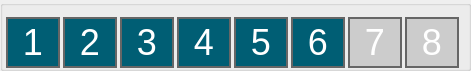
                     <widget class="QGroupBox" name="groupBox_12">
                      <property name="geometry">
                       <rect>
                        <x>450</x>
                        <y>170</y>
                        <width>471</width>
                        <height>71</height>
                       </rect>
                      </property>
                      <property name="styleSheet">
                       <string notr="true"> QPushButton {
     border: 2px solid #666666;
     border-radius: 27px;
	 font-size: 36px;
     font-family: &quot;Arial&quot;;
     max-width:50px;
     max-height:50px;
     background-color:#005E74;
     color:#FFFFFF;

}


 QPushButton:pressed {
     background-color: qlineargradient(x1: 0, y1: 0, x2: 0, y2: 1,
                                       stop: 0 #f6f7fa, stop: 1 #f6ffFF);
 }


QPushButton:checked{ 
     background-color: #00C5F2; 
    color: #85CD83;
     image: url(:/icons/droplet.png);
 font-size: 5px;
}


QPushButton:disabled{ background-color: #CCCCCC; }

 QPushButton:flat {
     border: none; /* no border for a flat push button */
 }

 QPushButton:default {
     border-color: navy; /* make the default button prominent */
 }</string>
                      </property>
                      <property name="title">
                       <string/>
                      </property>
                      <layout class="QHBoxLayout" name="horizontalLayout_2">
                       <property name="spacing">
                        <number>0</number>
                       </property>
                       <property name="leftMargin">
                        <number>0</number>
                       </property>
                       <property name="rightMargin">
                        <number>0</number>
                       </property>
                       <property name="bottomMargin">
                        <number>0</number>
                       </property>
                       <item>
                        <widget class="QPushButton" name="pushButton_solution1">
                         <property name="sizePolicy">
                          <sizepolicy hsizetype="Expanding" vsizetype="Expanding">
                           <horstretch>0</horstretch>
                           <verstretch>0</verstretch>
                          </sizepolicy>
                         </property>
                         <property name="maximumSize">
                          <size>
                           <width>54</width>
                           <height>54</height>
                          </size>
                         </property>
                         <property name="toolTip">
                          <string>&lt;html&gt;&lt;head/&gt;&lt;body&gt;&lt;p&gt;&lt;span style=&quot; font-size:10pt;&quot;&gt;Start the flow of solution, press again to stop.&lt;/span&gt;&lt;/p&gt;&lt;/body&gt;&lt;/html&gt;</string>
                         </property>
                         <property name="whatsThis">
                          <string>&lt;html&gt;&lt;head/&gt;&lt;body&gt;&lt;p&gt;Pump solution 1&lt;br/&gt;&lt;br/&gt;The solutions in the well 1 will be released &lt;br/&gt;for the &lt;span style=&quot; font-style:italic;&quot;&gt;t&lt;/span&gt; seconds, expressed in the field delivery time. &lt;/p&gt;&lt;p&gt;Push again to stop the flow.&lt;/p&gt;&lt;/body&gt;&lt;/html&gt;</string>
                         </property>
                         <property name="styleSheet">
                          <string notr="true"/>
                         </property>
                         <property name="text">
                          <string>1</string>
                         </property>
                         <property name="iconSize">
                          <size>
                           <width>50</width>
                           <height>50</height>
                          </size>
                         </property>
                         <property name="checkable">
                          <bool>true</bool>
                         </property>
                         <property name="flat">
                          <bool>false</bool>
                         </property>
                        </widget>
                       </item>
                       <item>
                        <widget class="QPushButton" name="pushButton_solution2">
                         <property name="sizePolicy">
                          <sizepolicy hsizetype="Expanding" vsizetype="Expanding">
                           <horstretch>0</horstretch>
                           <verstretch>0</verstretch>
                          </sizepolicy>
                         </property>
                         <property name="maximumSize">
                          <size>
                           <width>54</width>
                           <height>54</height>
                          </size>
                         </property>
                         <property name="toolTip">
                          <string>&lt;html&gt;&lt;head/&gt;&lt;body&gt;&lt;p&gt;&lt;span style=&quot; font-size:10pt;&quot;&gt;Start the flow of solution, press again to stop.&lt;/span&gt;&lt;/p&gt;&lt;/body&gt;&lt;/html&gt;</string>
                         </property>
                         <property name="whatsThis">
                          <string>&lt;html&gt;&lt;head/&gt;&lt;body&gt;&lt;p&gt;Pump solution 2&lt;br/&gt;&lt;br/&gt;The solutions in the well 2 will be released &lt;br/&gt;for the &lt;span style=&quot; font-style:italic;&quot;&gt;t&lt;/span&gt; seconds, expressed in the field delivery time. &lt;/p&gt;&lt;p&gt;Push again to stop the flow.&lt;/p&gt;&lt;/body&gt;&lt;/html&gt;</string>
                         </property>
                         <property name="styleSheet">
                          <string notr="true"/>
                         </property>
                         <property name="text">
                          <string>2</string>
                         </property>
                         <property name="iconSize">
                          <size>
                           <width>50</width>
                           <height>50</height>
                          </size>
                         </property>
                         <property name="checkable">
                          <bool>true</bool>
                         </property>
                         <property name="flat">
                          <bool>false</bool>
                         </property>
                        </widget>
                       </item>
                       <item>
                        <widget class="QPushButton" name="pushButton_solution3">
                         <property name="sizePolicy">
                          <sizepolicy hsizetype="Expanding" vsizetype="Expanding">
                           <horstretch>0</horstretch>
                           <verstretch>0</verstretch>
                          </sizepolicy>
                         </property>
                         <property name="maximumSize">
                          <size>
                           <width>54</width>
                           <height>54</height>
                          </size>
                         </property>
                         <property name="toolTip">
                          <string>&lt;html&gt;&lt;head/&gt;&lt;body&gt;&lt;p&gt;&lt;span style=&quot; font-size:10pt;&quot;&gt;Start the flow of solution, press again to stop.&lt;/span&gt;&lt;/p&gt;&lt;/body&gt;&lt;/html&gt;</string>
                         </property>
                         <property name="whatsThis">
                          <string>&lt;html&gt;&lt;head/&gt;&lt;body&gt;&lt;p&gt;Pump solution 3&lt;br/&gt;&lt;br/&gt;The solutions in the well 3 will be released &lt;br/&gt;for the &lt;span style=&quot; font-style:italic;&quot;&gt;t&lt;/span&gt; seconds, expressed in the field delivery time. &lt;/p&gt;&lt;p&gt;Push again to stop the flow.&lt;/p&gt;&lt;/body&gt;&lt;/html&gt;</string>
                         </property>
                         <property name="styleSheet">
                          <string notr="true"/>
                         </property>
                         <property name="text">
                          <string>3</string>
                         </property>
                         <property name="iconSize">
                          <size>
                           <width>50</width>
                           <height>50</height>
                          </size>
                         </property>
                         <property name="checkable">
                          <bool>true</bool>
                         </property>
                         <property name="flat">
                          <bool>false</bool>
                         </property>
                        </widget>
                       </item>
                       <item>
                        <widget class="QPushButton" name="pushButton_solution4">
                         <property name="sizePolicy">
                          <sizepolicy hsizetype="Expanding" vsizetype="Expanding">
                           <horstretch>0</horstretch>
                           <verstretch>0</verstretch>
                          </sizepolicy>
                         </property>
                         <property name="maximumSize">
                          <size>
                           <width>54</width>
                           <height>54</height>
                          </size>
                         </property>
                         <property name="font">
                          <font>
                           <family>Arial</family>
                           <pointsize>-1</pointsize>
                          </font>
                         </property>
                         <property name="toolTip">
                          <string>&lt;html&gt;&lt;head/&gt;&lt;body&gt;&lt;p&gt;&lt;span style=&quot; font-size:10pt;&quot;&gt;Start the flow of solution, press again to stop.&lt;/span&gt;&lt;/p&gt;&lt;/body&gt;&lt;/html&gt;</string>
                         </property>
                         <property name="whatsThis">
                          <string>&lt;html&gt;&lt;head/&gt;&lt;body&gt;&lt;p&gt;Pump solution 4&lt;br/&gt;&lt;br/&gt;The solutions in the well 4 will be released &lt;br/&gt;for the &lt;span style=&quot; font-style:italic;&quot;&gt;t&lt;/span&gt; seconds, expressed in the field delivery time. &lt;/p&gt;&lt;p&gt;Push again to stop the flow.&lt;/p&gt;&lt;/body&gt;&lt;/html&gt;</string>
                         </property>
                         <property name="styleSheet">
                          <string notr="true"/>
                         </property>
                         <property name="text">
                          <string>4</string>
                         </property>
                         <property name="iconSize">
                          <size>
                           <width>50</width>
                           <height>50</height>
                          </size>
                         </property>
                         <property name="checkable">
                          <bool>true</bool>
                         </property>
                         <property name="checked">
                          <bool>false</bool>
                         </property>
                         <property name="autoDefault">
                          <bool>false</bool>
                         </property>
                         <property name="flat">
                          <bool>false</bool>
                         </property>
                        </widget>
                       </item>
                       <item>
                        <widget class="QPushButton" name="pushButton_solution5">
                         <property name="toolTip">
                          <string>&lt;html&gt;&lt;head/&gt;&lt;body&gt;&lt;p&gt;&lt;span style=&quot; font-size:10pt;&quot;&gt;Start the flow of solution, press again to stop.&lt;/span&gt;&lt;/p&gt;&lt;/body&gt;&lt;/html&gt;</string>
                         </property>
                         <property name="whatsThis">
                          <string>&lt;html&gt;&lt;head/&gt;&lt;body&gt;&lt;p&gt;Pump solution 5&lt;br/&gt;&lt;br/&gt;The solutions in the well 5 will be released &lt;br/&gt;for the &lt;span style=&quot; font-style:italic;&quot;&gt;t&lt;/span&gt; seconds, expressed in the field delivery time. &lt;/p&gt;&lt;p&gt;Push again to stop the flow.&lt;/p&gt;&lt;/body&gt;&lt;/html&gt;</string>
                         </property>
                         <property name="text">
                          <string>5</string>
                         </property>
                         <property name="checkable">
                          <bool>true</bool>
                         </property>
                        </widget>
                       </item>
                       <item>
                        <widget class="QPushButton" name="pushButton_solution6">
                         <property name="toolTip">
                          <string>&lt;html&gt;&lt;head/&gt;&lt;body&gt;&lt;p&gt;&lt;span style=&quot; font-size:10pt;&quot;&gt;Start the flow of solution, press again to stop.&lt;/span&gt;&lt;/p&gt;&lt;/body&gt;&lt;/html&gt;</string>
                         </property>
                         <property name="whatsThis">
                          <string>&lt;html&gt;&lt;head/&gt;&lt;body&gt;&lt;p&gt;Pump solution 6&lt;br/&gt;&lt;br/&gt;The solutions in the well 6 will be released &lt;br/&gt;for the &lt;span style=&quot; font-style:italic;&quot;&gt;t&lt;/span&gt; seconds, expressed in the field delivery time. &lt;/p&gt;&lt;p&gt;Push again to stop the flow.&lt;/p&gt;&lt;/body&gt;&lt;/html&gt;</string>
                         </property>
                         <property name="text">
                          <string>6</string>
                         </property>
                         <property name="checkable">
                          <bool>true</bool>
                         </property>
                        </widget>
                       </item>
                       <item>
                        <widget class="QPushButton" name="pushButton_wasteInt">
                         <property name="enabled">
                          <bool>false</bool>
                         </property>
                         <property name="toolTip">
                          <string>&lt;html&gt;&lt;head/&gt;&lt;body&gt;&lt;p&gt;&lt;span style=&quot; font-size:10pt;&quot;&gt;Internal waste.&lt;/span&gt;&lt;/p&gt;&lt;/body&gt;&lt;/html&gt;</string>
                         </property>
                         <property name="whatsThis">
                          <string>&lt;html&gt;&lt;head/&gt;&lt;body&gt;&lt;p&gt;Waste internal&lt;/p&gt;&lt;/body&gt;&lt;/html&gt;</string>
                         </property>
                         <property name="text">
                          <string>7</string>
                         </property>
                        </widget>
                       </item>
                       <item>
                        <widget class="QPushButton" name="pushButton_wasteExt">
                         <property name="enabled">
                          <bool>false</bool>
                         </property>
                         <property name="toolTip">
                          <string>&lt;html&gt;&lt;head/&gt;&lt;body&gt;&lt;p&gt;&lt;span style=&quot; font-size:10pt;&quot;&gt;External waste&lt;/span&gt;&lt;/p&gt;&lt;/body&gt;&lt;/html&gt;</string>
                         </property>
                         <property name="whatsThis">
                          <string>&lt;html&gt;&lt;head/&gt;&lt;body&gt;&lt;p&gt;Waste external&lt;/p&gt;&lt;/body&gt;&lt;/html&gt;</string>
                         </property>
                         <property name="text">
                          <string>8</string>
                         </property>
                        </widget>
                       </item>
                      </layout>
                     </widget>
